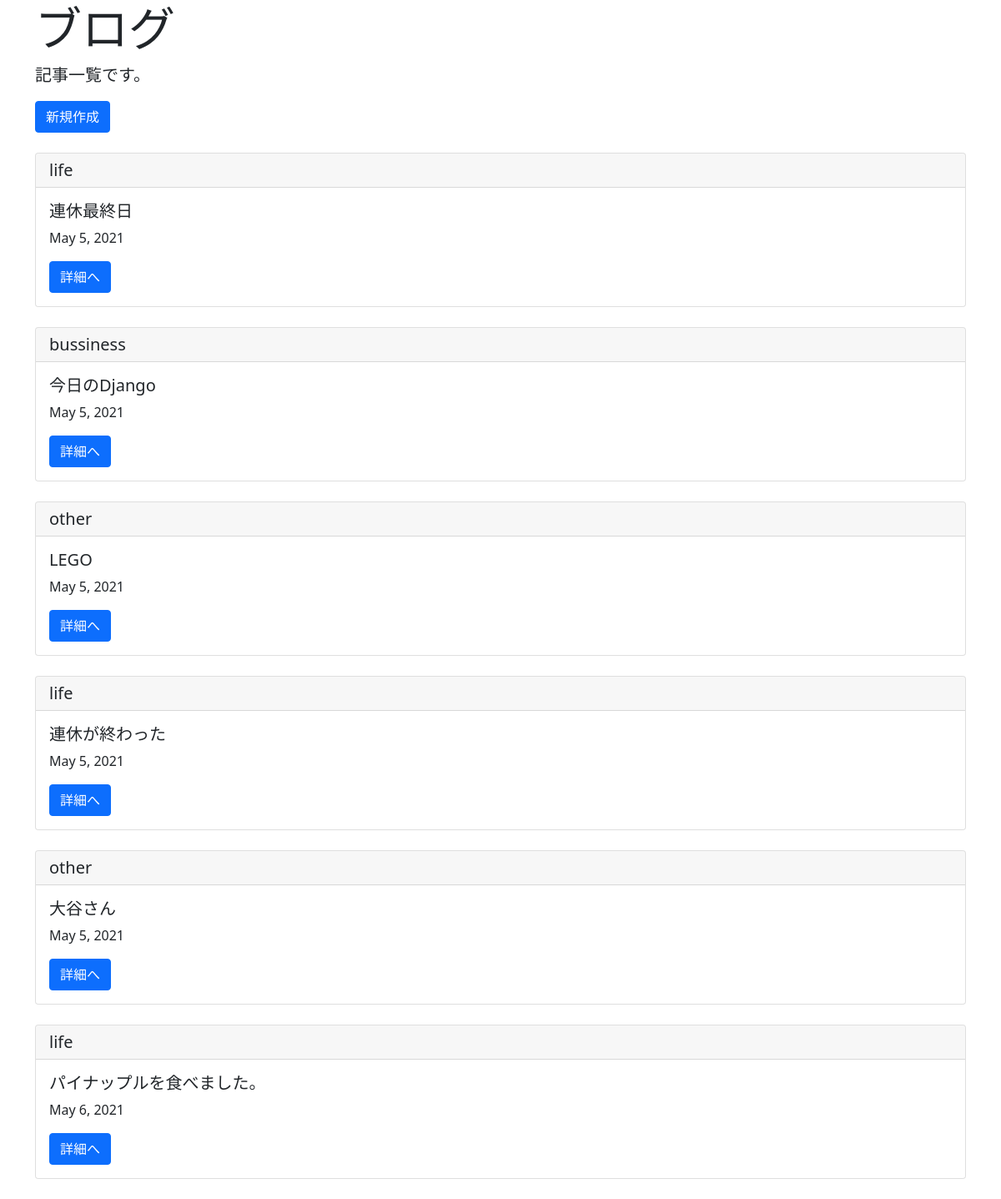
Page /list/ on the committed database.
### blogpost/models.py (models this page shows, shortened)
class BlogModel(models.Model):
    title = models.CharField(max_length=100)
    content = models.TextField()
    postdate = models.DateField(auto_now_add=True)
    category = models.CharField(max_length=50,choices=CATEGORY)

### blogpost/views.py (the view)
# urls.py: path('list/', BlogList.as_view(),name='list'),
class BlogList(ListView):
    template_name = 'list.html'
    model = BlogModel

### blogpost/templates/list.html
{% extends 'base.html' %}
{% block header %}
<div class="jumbotron">
    <div class="container">
        <h1 class="display-4">ブログ</h1>
        <p class="lead">記事一覧です。</p>
    </div>
</div>
{% endblock %}
{% block content %}
<div class="container">
        <a href="{% url 'create'  %}" class="btn btn-primary">新規作成</a>
    <br>
    <br>
    {% for item in object_list %}
    <div class="card">
        <h5 class="card-header">{{ item.category }}</h5>
        <div class="card-body">
          <h5 class="card-title">{{ item.title }}</h5>
          <p class="card-text">{{ item.postdate }}</p>
          <a href="{% url 'detail' item.pk %}" class="btn btn-primary">詳細へ</a>
        </div>
    </div>
    <br>
    {% endfor %}
</div>
{% endblock %}

### blogpost/templates/base.html (shortened to what this page needs)
<!doctype html>
<html lang="en">
  <head>
    <link href="https://cdn.jsdelivr.net/npm/bootstrap@5.0.0-beta3/dist/css/bootstrap.min.css" rel="stylesheet">
  </head>
  <body>
    {% block header %}
    {% endblock %}
    {% block content %}
    {% endblock %}
  </body>
</html>

### rows in the picture
BlogModel: category "life", title "連休最終日", postdate "May 5, 2021"
BlogModel: category "bussiness", title "今日のDjango", postdate "May 5, 2021"
BlogModel: category "other", title "LEGO", postdate "May 5, 2021"
BlogModel: category "life", title "連休が終わった", postdate "May 5, 2021"
BlogModel: category "other", title "大谷さん", postdate "May 5, 2021"
BlogModel: category "life", title "パイナップルを食べました。", postdate "May 6, 2021"
